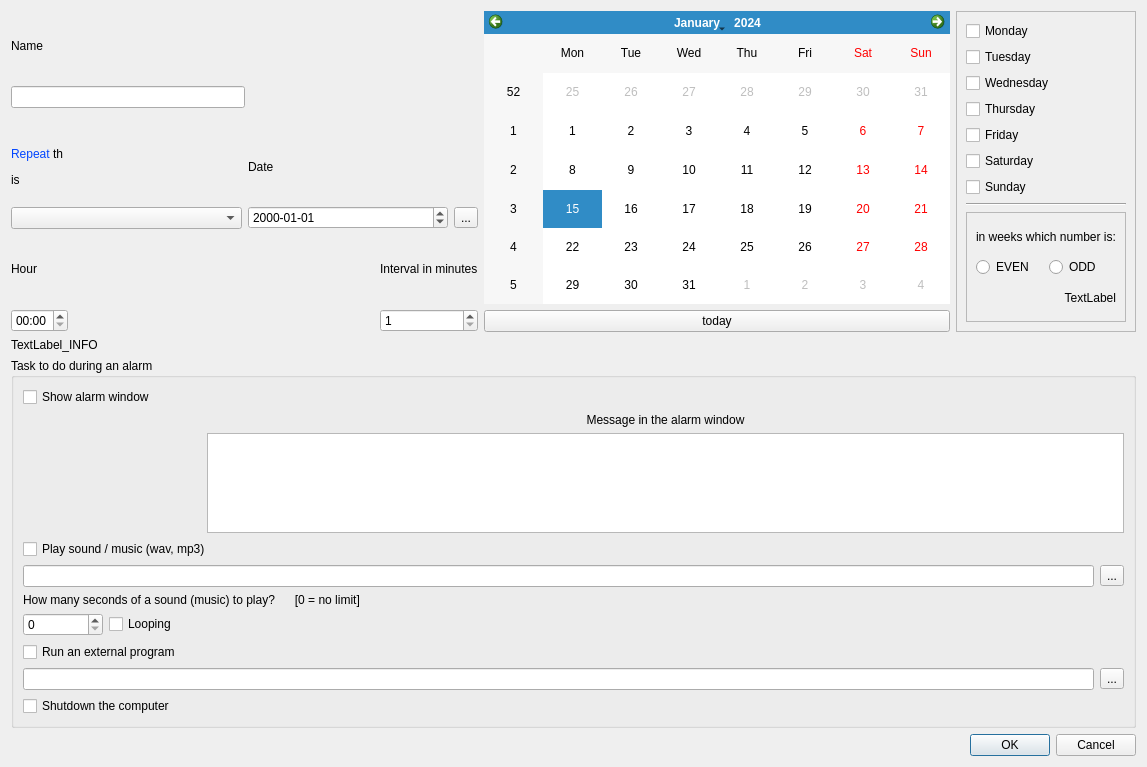
<?xml version="1.0" encoding="UTF-8"?>
<ui version="4.0">
 <class>Tedytor_alarmow_dlg</class>
 <widget class="QDialog" name="Tedytor_alarmow_dlg">
  <property name="geometry">
   <rect>
    <x>0</x>
    <y>0</y>
    <width>1147</width>
    <height>767</height>
   </rect>
  </property>
  <property name="maximumSize">
   <size>
    <width>16777215</width>
    <height>902</height>
   </size>
  </property>
  <property name="windowTitle">
   <string>Definition of an alarm</string>
  </property>
  <property name="locale">
   <locale language="English" country="UnitedKingdom"/>
  </property>
  <layout class="QVBoxLayout" name="verticalLayout_11">
   <item>
    <layout class="QHBoxLayout" name="horizontalLayout_9">
     <item>
      <layout class="QVBoxLayout" name="verticalLayout_9" stretch="5,1,5,5">
       <item>
        <layout class="QHBoxLayout" name="horizontalLayout_6">
         <item>
          <layout class="QVBoxLayout" name="verticalLayout_2">
           <item>
            <widget class="QLabel" name="label">
             <property name="text">
              <string>Name</string>
             </property>
            </widget>
           </item>
           <item>
            <widget class="QLineEdit" name="lineEdit_nazwa"/>
           </item>
          </layout>
         </item>
         <item>
          <spacer name="horizontalSpacer_2">
           <property name="orientation">
            <enum>Qt::Orientation::Horizontal</enum>
           </property>
           <property name="sizeHint" stdset="0">
            <size>
             <width>40</width>
             <height>20</height>
            </size>
           </property>
          </spacer>
         </item>
        </layout>
       </item>
       <item>
        <spacer name="verticalSpacer">
         <property name="orientation">
          <enum>Qt::Orientation::Vertical</enum>
         </property>
         <property name="sizeHint" stdset="0">
          <size>
           <width>20</width>
           <height>18</height>
          </size>
         </property>
        </spacer>
       </item>
       <item>
        <layout class="QHBoxLayout" name="horizontalLayout_7">
         <item>
          <layout class="QVBoxLayout" name="verticalLayout_3">
           <item>
            <widget class="QLabel" name="label_Repeat">
             <property name="text">
              <string>&lt;html&gt;&lt;head/&gt;&lt;body&gt;&lt;p&gt;&lt;span style=&quot; color:#0145ff;&quot;&gt;Repeat&lt;/span&gt; th&lt;/p&gt;&lt;p&gt;is&lt;/p&gt;&lt;/body&gt;&lt;/html&gt;</string>
             </property>
             <property name="textFormat">
              <enum>Qt::TextFormat::RichText</enum>
             </property>
            </widget>
           </item>
           <item>
            <widget class="QComboBox" name="comboBox_powtarzanie"/>
           </item>
          </layout>
         </item>
         <item>
          <layout class="QVBoxLayout" name="verticalLayout_4">
           <item>
            <widget class="QLabel" name="label_data">
             <property name="text">
              <string>Date</string>
             </property>
            </widget>
           </item>
           <item>
            <layout class="QHBoxLayout" name="horizontalLayout">
             <item>
              <widget class="QDateEdit" name="dateEdit_daty">
               <property name="displayFormat">
                <string>yyyy-MM-dd</string>
               </property>
              </widget>
             </item>
             <item>
              <widget class="QToolButton" name="toolButton_kalendarz">
               <property name="text">
                <string>...</string>
               </property>
              </widget>
             </item>
            </layout>
           </item>
          </layout>
         </item>
        </layout>
       </item>
       <item>
        <layout class="QHBoxLayout" name="horizontalLayout__godzina">
         <item>
          <layout class="QVBoxLayout" name="verticalLayout_5">
           <item>
            <widget class="QLabel" name="label_3">
             <property name="text">
              <string>Hour</string>
             </property>
            </widget>
           </item>
           <item>
            <widget class="QTimeEdit" name="timeEdit_godzina">
             <property name="inputMethodHints">
              <set>Qt::InputMethodHint::ImhPreferNumbers|Qt::InputMethodHint::ImhTime</set>
             </property>
             <property name="displayFormat">
              <string>hh:mm</string>
             </property>
            </widget>
           </item>
          </layout>
         </item>
         <item>
          <spacer name="horizontalSpacer_3">
           <property name="orientation">
            <enum>Qt::Orientation::Horizontal</enum>
           </property>
           <property name="sizeHint" stdset="0">
            <size>
             <width>40</width>
             <height>20</height>
            </size>
           </property>
          </spacer>
         </item>
         <item>
          <layout class="QVBoxLayout" name="verticalLayout">
           <item>
            <widget class="QLabel" name="label_interwal">
             <property name="text">
              <string>Interval in minutes</string>
             </property>
            </widget>
           </item>
           <item>
            <widget class="QSpinBox" name="spinBox_interwal">
             <property name="minimum">
              <number>1</number>
             </property>
             <property name="maximum">
              <number>1440</number>
             </property>
            </widget>
           </item>
          </layout>
         </item>
        </layout>
       </item>
      </layout>
     </item>
     <item>
      <layout class="QVBoxLayout" name="verticalLayout_10">
       <item>
        <widget class="QCalendarWidget" name="calendarWidget_kalendarz"/>
       </item>
       <item>
        <widget class="QPushButton" name="pushButton_today">
         <property name="text">
          <string>today</string>
         </property>
        </widget>
       </item>
      </layout>
     </item>
     <item>
      <widget class="QFrame" name="frame_dni_tygodnia">
       <property name="minimumSize">
        <size>
         <width>102</width>
         <height>0</height>
        </size>
       </property>
       <property name="frameShape">
        <enum>QFrame::Shape::StyledPanel</enum>
       </property>
       <property name="frameShadow">
        <enum>QFrame::Shadow::Raised</enum>
       </property>
       <layout class="QVBoxLayout" name="verticalLayout_13" stretch="10,1,3">
        <item>
         <layout class="QVBoxLayout" name="verticalLayout_12">
          <item>
           <widget class="QCheckBox" name="checkBox_pn">
            <property name="text">
             <string>Monday</string>
            </property>
            <property name="checked">
             <bool>false</bool>
            </property>
           </widget>
          </item>
          <item>
           <widget class="QCheckBox" name="checkBox_wt">
            <property name="text">
             <string>Tuesday</string>
            </property>
           </widget>
          </item>
          <item>
           <widget class="QCheckBox" name="checkBox_sr">
            <property name="text">
             <string>Wednesday</string>
            </property>
           </widget>
          </item>
          <item>
           <widget class="QCheckBox" name="checkBox_cz">
            <property name="text">
             <string>Thursday</string>
            </property>
           </widget>
          </item>
          <item>
           <widget class="QCheckBox" name="checkBox_pt">
            <property name="text">
             <string>Friday</string>
            </property>
           </widget>
          </item>
          <item>
           <widget class="QCheckBox" name="checkBox_so">
            <property name="text">
             <string>Saturday</string>
            </property>
           </widget>
          </item>
          <item>
           <widget class="QCheckBox" name="checkBox_nd">
            <property name="text">
             <string>Sunday</string>
            </property>
           </widget>
          </item>
         </layout>
        </item>
        <item>
         <widget class="Line" name="line">
          <property name="orientation">
           <enum>Qt::Orientation::Horizontal</enum>
          </property>
         </widget>
        </item>
        <item>
         <widget class="QFrame" name="frame_week_even_odd">
          <property name="frameShape">
           <enum>QFrame::Shape::StyledPanel</enum>
          </property>
          <property name="frameShadow">
           <enum>QFrame::Shadow::Raised</enum>
          </property>
          <layout class="QVBoxLayout" name="verticalLayout_14">
           <item>
            <widget class="QLabel" name="label_2">
             <property name="text">
              <string>in weeks which number is:</string>
             </property>
            </widget>
           </item>
           <item>
            <layout class="QHBoxLayout" name="horizontalLayout_8">
             <item>
              <widget class="QRadioButton" name="radioButton_even">
               <property name="text">
                <string>EVEN</string>
               </property>
              </widget>
             </item>
             <item>
              <widget class="QRadioButton" name="radioButton_odd">
               <property name="text">
                <string>ODD</string>
               </property>
              </widget>
             </item>
            </layout>
           </item>
           <item>
            <widget class="QLabel" name="label__current_week_nr">
             <property name="text">
              <string>TextLabel</string>
             </property>
             <property name="scaledContents">
              <bool>false</bool>
             </property>
             <property name="alignment">
              <set>Qt::AlignmentFlag::AlignRight|Qt::AlignmentFlag::AlignTrailing|Qt::AlignmentFlag::AlignVCenter</set>
             </property>
            </widget>
           </item>
          </layout>
         </widget>
        </item>
       </layout>
      </widget>
     </item>
    </layout>
   </item>
   <item>
    <widget class="QLabel" name="label__info">
     <property name="text">
      <string>TextLabel_INFO</string>
     </property>
    </widget>
   </item>
   <item>
    <widget class="QGroupBox" name="groupBox">
     <property name="title">
      <string>Task to do during an alarm</string>
     </property>
     <layout class="QVBoxLayout" name="verticalLayout_8">
      <item>
       <widget class="QCheckBox" name="checkBox_pokaz_okno">
        <property name="text">
         <string>Show alarm window</string>
        </property>
       </widget>
      </item>
      <item>
       <layout class="QHBoxLayout" name="horizontalLayout_2" stretch="1,5">
        <item>
         <spacer name="horizontalSpacer">
          <property name="orientation">
           <enum>Qt::Orientation::Horizontal</enum>
          </property>
          <property name="sizeHint" stdset="0">
           <size>
            <width>40</width>
            <height>20</height>
           </size>
          </property>
         </spacer>
        </item>
        <item>
         <layout class="QVBoxLayout" name="verticalLayout_6">
          <item>
           <widget class="QLabel" name="label_5">
            <property name="text">
             <string>Message in the alarm window</string>
            </property>
            <property name="textFormat">
             <enum>Qt::TextFormat::RichText</enum>
            </property>
            <property name="alignment">
             <set>Qt::AlignmentFlag::AlignCenter</set>
            </property>
           </widget>
          </item>
          <item>
           <widget class="QPlainTextEdit" name="plainTextEdit_dodatkowy_opis">
            <property name="maximumSize">
             <size>
              <width>16777215</width>
              <height>100</height>
             </size>
            </property>
           </widget>
          </item>
         </layout>
        </item>
       </layout>
      </item>
      <item>
       <widget class="QCheckBox" name="checkBox_odtworz_dzwiek">
        <property name="text">
         <string>Play sound / music (wav, mp3)</string>
        </property>
       </widget>
      </item>
      <item>
       <layout class="QHBoxLayout" name="horizontalLayout_3">
        <item>
         <widget class="QLineEdit" name="lineEdit_plik_muz"/>
        </item>
        <item>
         <widget class="QToolButton" name="toolButton_wybor_pliku_muz">
          <property name="text">
           <string>...</string>
          </property>
         </widget>
        </item>
       </layout>
      </item>
      <item>
       <widget class="QLabel" name="label_6">
        <property name="text">
         <string>How many seconds of a sound (music) to play?      [0 = no limit]</string>
        </property>
       </widget>
      </item>
      <item>
       <layout class="QHBoxLayout" name="horizontalLayout_4" stretch="6,1">
        <item>
         <widget class="QSpinBox" name="spinBox__sekund_dzwieku">
          <property name="minimumSize">
           <size>
            <width>60</width>
            <height>0</height>
           </size>
          </property>
          <property name="maximumSize">
           <size>
            <width>80</width>
            <height>16777215</height>
           </size>
          </property>
          <property name="maximum">
           <number>14500</number>
          </property>
         </widget>
        </item>
        <item>
         <widget class="QCheckBox" name="checkBox_loop_muzyki">
          <property name="text">
           <string>Looping</string>
          </property>
         </widget>
        </item>
       </layout>
      </item>
      <item>
       <layout class="QVBoxLayout" name="verticalLayout_7">
        <item>
         <widget class="QCheckBox" name="checkBox_flag_uruchom_program">
          <property name="text">
           <string>Run an external program</string>
          </property>
         </widget>
        </item>
        <item>
         <layout class="QHBoxLayout" name="horizontalLayout_5">
          <item>
           <widget class="QLineEdit" name="lineEdit_nazwa_programu">
            <property name="font">
             <font>
              <family>MS Shell Dlg 2</family>
             </font>
            </property>
           </widget>
          </item>
          <item>
           <widget class="QToolButton" name="toolButton_nazwy_programu">
            <property name="text">
             <string>...</string>
            </property>
           </widget>
          </item>
         </layout>
        </item>
       </layout>
      </item>
      <item>
       <widget class="QCheckBox" name="checkBox_wylacz_komputer">
        <property name="text">
         <string>Shutdown the computer</string>
        </property>
       </widget>
      </item>
     </layout>
    </widget>
   </item>
   <item>
    <widget class="QDialogButtonBox" name="buttonBox">
     <property name="orientation">
      <enum>Qt::Orientation::Horizontal</enum>
     </property>
     <property name="standardButtons">
      <set>QDialogButtonBox::StandardButton::Cancel|QDialogButtonBox::StandardButton::Ok</set>
     </property>
    </widget>
   </item>
  </layout>
 </widget>
 <resources/>
 <connections>
  <connection>
   <sender>buttonBox</sender>
   <signal>accepted()</signal>
   <receiver>Tedytor_alarmow_dlg</receiver>
   <slot>accept()</slot>
   <hints>
    <hint type="sourcelabel">
     <x>248</x>
     <y>254</y>
    </hint>
    <hint type="destinationlabel">
     <x>157</x>
     <y>274</y>
    </hint>
   </hints>
  </connection>
  <connection>
   <sender>buttonBox</sender>
   <signal>rejected()</signal>
   <receiver>Tedytor_alarmow_dlg</receiver>
   <slot>reject()</slot>
   <hints>
    <hint type="sourcelabel">
     <x>316</x>
     <y>260</y>
    </hint>
    <hint type="destinationlabel">
     <x>286</x>
     <y>274</y>
    </hint>
   </hints>
  </connection>
 </connections>
</ui>
